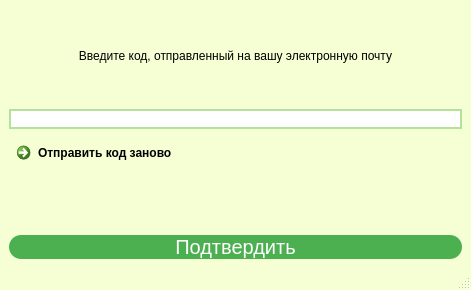
<?xml version="1.0" encoding="UTF-8"?>
<ui version="4.0">
 <class>VerificationCodeWindow</class>
 <widget class="QMainWindow" name="VerificationCodeWindow">
  <property name="geometry">
   <rect>
    <x>0</x>
    <y>0</y>
    <width>471</width>
    <height>290</height>
   </rect>
  </property>
  <property name="sizePolicy">
   <sizepolicy hsizetype="Fixed" vsizetype="Fixed">
    <horstretch>0</horstretch>
    <verstretch>0</verstretch>
   </sizepolicy>
  </property>
  <property name="windowTitle">
   <string>CarRentalClient</string>
  </property>
  <property name="styleSheet">
   <string notr="true">QMainWindow {
background-color: rgb(246, 255, 212);
}</string>
  </property>
  <widget class="QWidget" name="centralwidget">
   <layout class="QGridLayout" name="gridLayout">
    <item row="4" column="1">
     <layout class="QVBoxLayout" name="verticalLayout">
      <item>
       <widget class="QLabel" name="label">
        <property name="styleSheet">
         <string notr="true">QLabel{
	font-size: 9pt;
}</string>
        </property>
        <property name="text">
         <string>Введите код, отправленный на вашу электронную почту</string>
        </property>
        <property name="alignment">
         <set>Qt::AlignCenter</set>
        </property>
       </widget>
      </item>
      <item>
       <layout class="QHBoxLayout" name="horizontalLayout_2">
        <item>
         <widget class="QLineEdit" name="inputCodeEdit">
          <property name="styleSheet">
           <string notr="true">QLineEdit {
	border: 1.5px solid rgb(180,226,155);
	border-radius: 50px;
}</string>
          </property>
         </widget>
        </item>
       </layout>
      </item>
      <item>
       <layout class="QHBoxLayout" name="horizontalLayout">
        <item>
         <widget class="QCommandLinkButton" name="sendAgainButton">
          <property name="text">
           <string>Отправить код заново</string>
          </property>
         </widget>
        </item>
        <item>
         <widget class="QLabel" name="timeLabel">
          <property name="styleSheet">
           <string notr="true">QLabel{
	font-size: 10pt;
}</string>
          </property>
          <property name="text">
           <string/>
          </property>
         </widget>
        </item>
       </layout>
      </item>
     </layout>
    </item>
    <item row="5" column="1">
     <widget class="QPushButton" name="submitButton">
      <property name="styleSheet">
       <string notr="true">QPushButton{
	background-color: #4CAF50;
	color: white;
	border: none;
	text-align: center;
	text-decoration: none;
	display: inline-block;
	font-size: 20px;
	cursor: pointer;
	border-radius: 12px;
}

QPushButton:hover{
	background-color: #45a049;
}

QPushButton:pressed{
	background-color: #3e8e41;
}</string>
      </property>
      <property name="text">
       <string>Подтвердить</string>
      </property>
     </widget>
    </item>
   </layout>
  </widget>
  <widget class="QMenuBar" name="menubar">
   <property name="geometry">
    <rect>
     <x>0</x>
     <y>0</y>
     <width>471</width>
     <height>25</height>
    </rect>
   </property>
  </widget>
  <widget class="QStatusBar" name="statusbar"/>
 </widget>
 <resources/>
 <connections/>
</ui>
